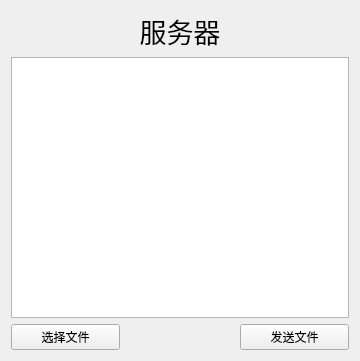
<?xml version="1.0" encoding="UTF-8"?>
<ui version="4.0">
 <class>ServerWidget</class>
 <widget class="QWidget" name="ServerWidget">
  <property name="geometry">
   <rect>
    <x>0</x>
    <y>0</y>
    <width>360</width>
    <height>361</height>
   </rect>
  </property>
  <property name="windowTitle">
   <string>ServerWidget</string>
  </property>
  <layout class="QGridLayout" name="gridLayout">
   <item row="0" column="0">
    <spacer name="horizontalSpacer">
     <property name="orientation">
      <enum>Qt::Horizontal</enum>
     </property>
     <property name="sizeHint" stdset="0">
      <size>
       <width>107</width>
       <height>20</height>
      </size>
     </property>
    </spacer>
   </item>
   <item row="0" column="1">
    <widget class="QLabel" name="label">
     <property name="font">
      <font>
       <family>楷体</family>
       <pointsize>20</pointsize>
      </font>
     </property>
     <property name="text">
      <string>服务器</string>
     </property>
     <property name="alignment">
      <set>Qt::AlignCenter</set>
     </property>
    </widget>
   </item>
   <item row="0" column="2">
    <spacer name="horizontalSpacer_2">
     <property name="orientation">
      <enum>Qt::Horizontal</enum>
     </property>
     <property name="sizeHint" stdset="0">
      <size>
       <width>107</width>
       <height>20</height>
      </size>
     </property>
    </spacer>
   </item>
   <item row="1" column="0" colspan="3">
    <widget class="QTextEdit" name="textEdit"/>
   </item>
   <item row="2" column="0">
    <widget class="QPushButton" name="pushButtonChooseFile">
     <property name="text">
      <string>选择文件</string>
     </property>
    </widget>
   </item>
   <item row="2" column="1">
    <spacer name="horizontalSpacer_3">
     <property name="orientation">
      <enum>Qt::Horizontal</enum>
     </property>
     <property name="sizeHint" stdset="0">
      <size>
       <width>107</width>
       <height>20</height>
      </size>
     </property>
    </spacer>
   </item>
   <item row="2" column="2">
    <widget class="QPushButton" name="pushButtonSendFile">
     <property name="text">
      <string>发送文件</string>
     </property>
    </widget>
   </item>
  </layout>
 </widget>
 <resources/>
 <connections/>
</ui>
